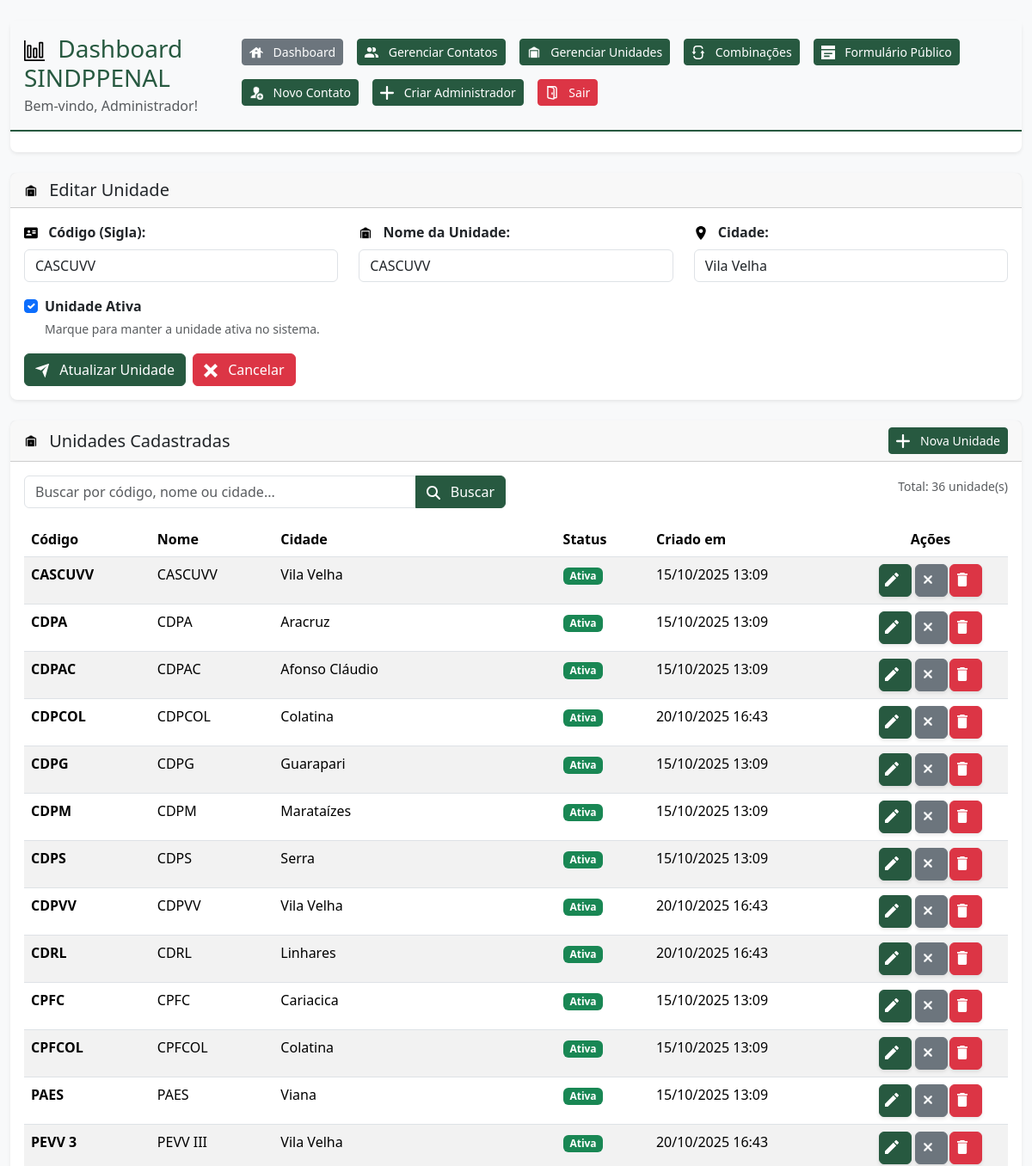
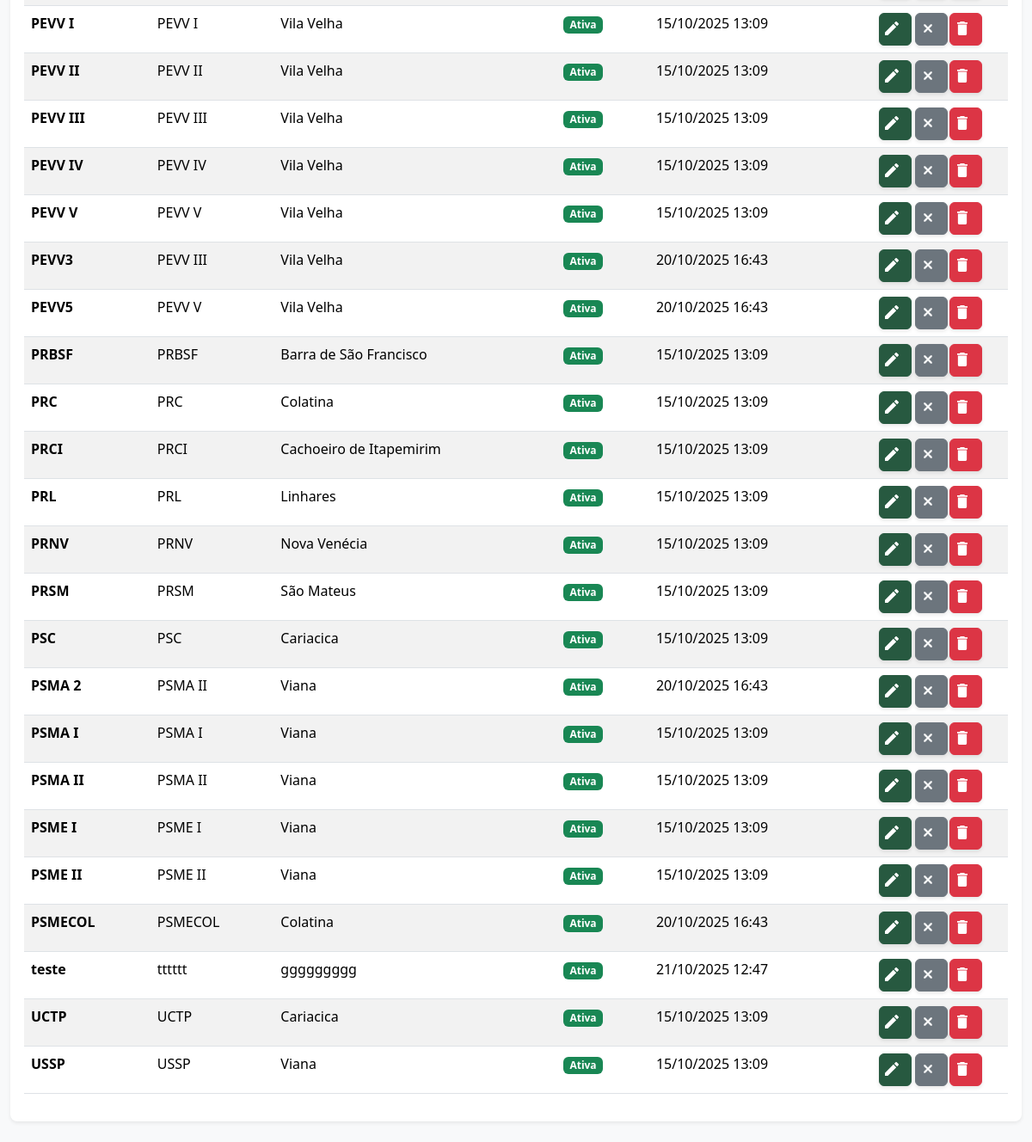
Screenshot of /admin/unidades.php?edit=10 (signed in) with the database file from the repository (2 pictures, top to bottom).
### tables this page shows
CREATE TABLE `unidades` (
  `id` int NOT NULL AUTO_INCREMENT,
  `codigo` varchar(10) NOT NULL,
  `nome` varchar(255) NOT NULL,
  `cidade` varchar(100) NOT NULL,
  `ativo` tinyint(1) DEFAULT '1',
  `created` datetime DEFAULT CURRENT_TIMESTAMP,
  `updated` datetime DEFAULT CURRENT_TIMESTAMP ON UPDATE CURRENT_TIMESTAMP,
  PRIMARY KEY (`id`),
  UNIQUE KEY `unique_codigo` (`codigo`)
);

### admin/unidades.php (the view, shortened to what the rows shown need)
<?php
$adminUnidades = new AdminUnidades();
$page = isset($_GET['page']) ? (int)$_GET['page'] : 1;
$search = isset($_GET['search']) ? $_GET['search'] : '';
$action = isset($_GET['action']) ? $_GET['action'] : 'list';
$edit_id = isset($_GET['edit']) ? (int)$_GET['edit'] : 0;
$dados = $adminUnidades->listarTodos($page, 50, $search);
$unidade_edit = null;
if ($edit_id > 0) {
    $unidade_edit = $adminUnidades->buscarPorId($edit_id);
    $action = 'edit';
}
?>
<!DOCTYPE html>
<html lang="pt-br">
<head>
    <link href="https://cdn.jsdelivr.net/npm/bootstrap@5.3.2/dist/css/bootstrap.min.css" rel="stylesheet">
    <link rel="stylesheet" href="../assets/css/sindppenal-theme.css">
</head>
<body class="sindppenal-bg">
    <div class="container-fluid py-4">
        <?php include __DIR__ . '/includes/header.php'; ?>
        <?php if ($action === 'add' || $action === 'edit'): ?>
        <div class="row mb-4">
            <div class="col-12">
                <div class="card sindppenal-card">
                    <div class="card-header">
                        <h5 class="card-title mb-0">
                            <img src="../assets/icons/dashboard/unidade.svg" alt="Unidade" class="svg-icon size-sm me-2">
                            <?php echo $action === 'add' ? 'Adicionar Nova Unidade' : 'Editar Unidade'; ?>
                        </h5>
                    </div>
                    <div class="card-body">
                        <form method="POST" action="">
                            <div class="row">
                                <div class="col-md-4 mb-3">
                                    <label for="codigo" class="form-label fw-semibold">
                                        <img src="../assets/icons/formulario/card.svg" alt="Código" class="svg-icon size-sm">
                                        Código (Sigla):
                                    </label>
                                    <input type="text" id="codigo" name="codigo" class="form-control" required
                                           placeholder="Ex: UCTP, CPFC"
                                           value="<?php echo $unidade_edit ? htmlspecialchars($unidade_edit['codigo'] ?? '') : ''; ?>">
                                </div>
                                <div class="col-md-4 mb-3">
                                    <label for="nome" class="form-label fw-semibold">
                                        <img src="../assets/icons/dashboard/unidade.svg" alt="Nome" class="svg-icon size-sm">
                                        Nome da Unidade:
                                    </label>
                                    <input type="text" id="nome" name="nome" class="form-control" required
                                           placeholder="Nome completo da unidade"
                                           value="<?php echo $unidade_edit ? htmlspecialchars($unidade_edit['nome'] ?? '') : ''; ?>">
                                </div>
                                <div class="col-md-4 mb-3">
                                    <label for="cidade" class="form-label fw-semibold">
                                        <img src="../assets/icons/formulario/location.svg" alt="Cidade" class="svg-icon size-sm">
                                        Cidade:
                                    </label>
                                    <input type="text" id="cidade" name="cidade" class="form-control" required
                                           placeholder="Cidade onde fica a unidade"
                                           value="<?php echo $unidade_edit ? htmlspecialchars($unidade_edit['cidade'] ?? '') : ''; ?>">
                                </div>
                            </div>
                            <div class="row">
                                <div class="col-md-12 mb-3">
                                    <div class="form-check">
                                        <input class="form-check-input" type="checkbox" id="ativo" name="ativo" value="1"
                                               <?php echo (!$unidade_edit || $unidade_edit['ativo']) ? 'checked' : ''; ?>>
                                        <label class="form-check-label fw-semibold" for="ativo">
                                            Unidade Ativa
                                        </label>
                                        <div class="form-text">Marque para manter a unidade ativa no sistema.</div>
                                    </div>
                                </div>
                            </div>
                            <div class="d-flex gap-2">
                                <button type="submit" class="btn btn-primary">
                                    <img src="../assets/icons/formulario/enviar.svg" alt="Salvar" class="svg-icon-white size-sm">
                                    <?php echo $action === 'add' ? 'Criar Unidade' : 'Atualizar Unidade'; ?>
                                </button>
                                <a href="unidades.php" class="btn btn-danger">
                                    <img src="../assets/icons/dashboard/cancelar.svg" alt="Cancelar" class="svg-icon-white size-sm">
                                    Cancelar
                                </a>
                            </div>
                        </form>
                    </div>
                </div>
            </div>
        </div>
        <?php endif; ?>
        <div class="row">
            <div class="col-12">
                <div class="card sindppenal-card">
                    <div class="card-body">
                        <?php if (!empty($dados['unidades'])): ?>
                        <div class="table-responsive">
                            <table class="table table-striped table-hover">
                                <thead>
                                    <tr>
                                        <th>Código</th>
                                        <th>Nome</th>
                                        <th>Cidade</th>
                                        <th>Status</th>
                                        <th>Criado em</th>
                                        <th width="180" class="text-center">Ações</th>
                                    </tr>
                                </thead>
                                <tbody>
                                    <?php foreach ($dados['unidades'] as $unidade): ?>
                                    <tr>
                                        <td>
                                            <strong><?php echo htmlspecialchars($unidade['codigo']); ?></strong>
                                        </td>
                                        <td><?php echo htmlspecialchars($unidade['nome']); ?></td>
                                        <td><?php echo htmlspecialchars($unidade['cidade']); ?></td>
                                        <td>
                                            <?php if ($unidade['ativo']): ?>
                                                <span class="badge bg-success">Ativa</span>
                                            <?php else: ?>
                                                <span class="badge bg-secondary">Inativa</span>
                                            <?php endif; ?>
                                        </td>
                                        <td>
                                            <?php
                                            if ($unidade['created']) {
                                                echo date('d/m/Y H:i', strtotime($unidade['created']));
                                            }
                                            ?>
                                        </td>
                                        <td>
                                            <div class="btn-group btn-group-sm d-flex justify-content-center" role="group">
                                                <a href="unidades.php?edit=<?php echo $unidade['id']; ?>"
                                                   class="btn btn-primary d-flex align-items-center justify-content-center"
                                                   title="Editar" style="width: 38px; height: 38px;">
                                                    <img src="../assets/icons/dashboard/editar.svg" alt="Editar"
                                                         class="svg-icon-white" style="width: 16px; height: 16px;">
                                                </a>
                                                <form method="POST" style="display: inline;"
                                                      >
                                                    <button type="submit"
                                                            class="btn btn-<?php echo $unidade['ativo'] ? 'secondary' : 'success'; ?> d-flex align-items-center justify-content-center"
                                                            title="<?php echo $unidade['ativo'] ? 'Desativar' : 'Ativar'; ?>"
                                                            style="width: 38px; height: 38px;">
                                                        <img src="../assets/icons/<?php echo $unidade['ativo'] ? 'dashboard/disabled' : 'formulario/check'; ?>.svg"
                                                             alt="<?php echo $unidade['ativo'] ? 'Desativar' : 'Ativar'; ?>"
                                                             class="svg-icon-white" style="width: 16px; height: 16px;">
                                                    </button>
                                                </form>
                                                <form method="POST" style="display: inline;"
                                                      class="form-delete-unidade">
                                                    <button type="submit"
                                                            class="btn btn-danger d-flex align-items-center justify-content-center"
                                                            title="Excluir" style="width: 38px; height: 38px;">
                                                        <img src="../assets/icons/dashboard/lixo.svg" alt="Excluir"
                                                             class="svg-icon-white" style="width: 16px; height: 16px;">
                                                    </button>
                                                </form>
                                            </div>
                                        </td>
                                    </tr>
                                    <?php endforeach; ?>
                                </tbody>
                            </table>
                        </div>
                        <?php endif; ?>
                    </div>
                </div>
            </div>
        </div>
    </div>
</body>
</html>

### rows the page displays
unidades: codigo "CASCUVV", nome "CASCUVV", cidade "Vila Velha", ativo "☑", shows "Ativa", created "15/10/2025 13:09"
unidades: codigo "CDPA", nome "CDPA", cidade "Aracruz", ativo "Ativa", created "15/10/2025 13:09"
unidades: codigo "CDPAC", nome "CDPAC", cidade "Afonso Cláudio", ativo "Ativa", created "15/10/2025 13:09"
unidades: codigo "CDPCOL", nome "CDPCOL", cidade "Colatina", ativo "Ativa", created "20/10/2025 16:43"
unidades: codigo "CDPG", nome "CDPG", cidade "Guarapari", ativo "Ativa", created "15/10/2025 13:09"
unidades: codigo "CDPM", nome "CDPM", cidade "Marataízes", ativo "Ativa", created "15/10/2025 13:09"
unidades: codigo "CDPS", nome "CDPS", cidade "Serra", ativo "Ativa", created "15/10/2025 13:09"
unidades: codigo "CDPVV", nome "CDPVV", cidade "Vila Velha", ativo "Ativa", created "20/10/2025 16:43"
unidades: codigo "CDRL", nome "CDRL", cidade "Linhares", ativo "Ativa", created "20/10/2025 16:43"
unidades: codigo "CPFC", nome "CPFC", cidade "Cariacica", ativo "Ativa", created "15/10/2025 13:09"
unidades: codigo "CPFCOL", nome "CPFCOL", cidade "Colatina", ativo "Ativa", created "15/10/2025 13:09"
unidades: codigo "PAES", nome "PAES", cidade "Viana", ativo "Ativa", created "15/10/2025 13:09"
unidades: codigo "PEVV 3", nome "PEVV III", cidade "Vila Velha", ativo "Ativa", created "20/10/2025 16:43"
unidades: codigo "PEVV I", nome "PEVV I", cidade "Vila Velha", ativo "Ativa", created "15/10/2025 13:09"
unidades: codigo "PEVV II", nome "PEVV II", cidade "Vila Velha", ativo "Ativa", created "15/10/2025 13:09"
unidades: codigo "PEVV III", nome "PEVV III", cidade "Vila Velha", ativo "Ativa", created "15/10/2025 13:09"
unidades: codigo "PEVV IV", nome "PEVV IV", cidade "Vila Velha", ativo "Ativa", created "15/10/2025 13:09"
unidades: codigo "PEVV V", nome "PEVV V", cidade "Vila Velha", ativo "Ativa", created "15/10/2025 13:09"
unidades: codigo "PEVV3", nome "PEVV III", cidade "Vila Velha", ativo "Ativa", created "20/10/2025 16:43"
unidades: codigo "PEVV5", nome "PEVV V", cidade "Vila Velha", ativo "Ativa", created "20/10/2025 16:43"
unidades: codigo "PRBSF", nome "PRBSF", cidade "Barra de São Francisco", ativo "Ativa", created "15/10/2025 13:09"
unidades: codigo "PRC", nome "PRC", cidade "Colatina", ativo "Ativa", created "15/10/2025 13:09"
unidades: codigo "PRCI", nome "PRCI", cidade "Cachoeiro de Itapemirim", ativo "Ativa", created "15/10/2025 13:09"
unidades: codigo "PRL", nome "PRL", cidade "Linhares", ativo "Ativa", created "15/10/2025 13:09"
unidades: codigo "PRNV", nome "PRNV", cidade "Nova Venécia", ativo "Ativa", created "15/10/2025 13:09"
unidades: codigo "PRSM", nome "PRSM", cidade "São Mateus", ativo "Ativa", created "15/10/2025 13:09"
unidades: codigo "PSC", nome "PSC", cidade "Cariacica", ativo "Ativa", created "15/10/2025 13:09", $unidade['id'] 3 (drawn)
unidades: codigo "PSMA 2", nome "PSMA II", cidade "Viana", ativo "Ativa", created "20/10/2025 16:43"
unidades: codigo "PSMA I", nome "PSMA I", cidade "Viana", ativo "Ativa", created "15/10/2025 13:09"
unidades: codigo "PSMA II", nome "PSMA II", cidade "Viana", ativo "Ativa", created "15/10/2025 13:09"
unidades: codigo "PSME I", nome "PSME I", cidade "Viana", ativo "Ativa", created "15/10/2025 13:09"
unidades: codigo "PSME II", nome "PSME II", cidade "Viana", ativo "Ativa", created "15/10/2025 13:09"
unidades: codigo "PSMECOL", nome "PSMECOL", cidade "Colatina", ativo "Ativa", created "20/10/2025 16:43"
unidades: codigo "teste", nome "tttttt", cidade "ggggggggg", ativo "Ativa", created "21/10/2025 12:47"
unidades: codigo "UCTP", nome "UCTP", cidade "Cariacica", ativo "Ativa", created "15/10/2025 13:09"
unidades: codigo "USSP", nome "USSP", cidade "Viana", ativo "Ativa", created "15/10/2025 13:09"

### other values shown
$_SESSION['admin_nome'] "Administrador"
$dados['total'] "36"
